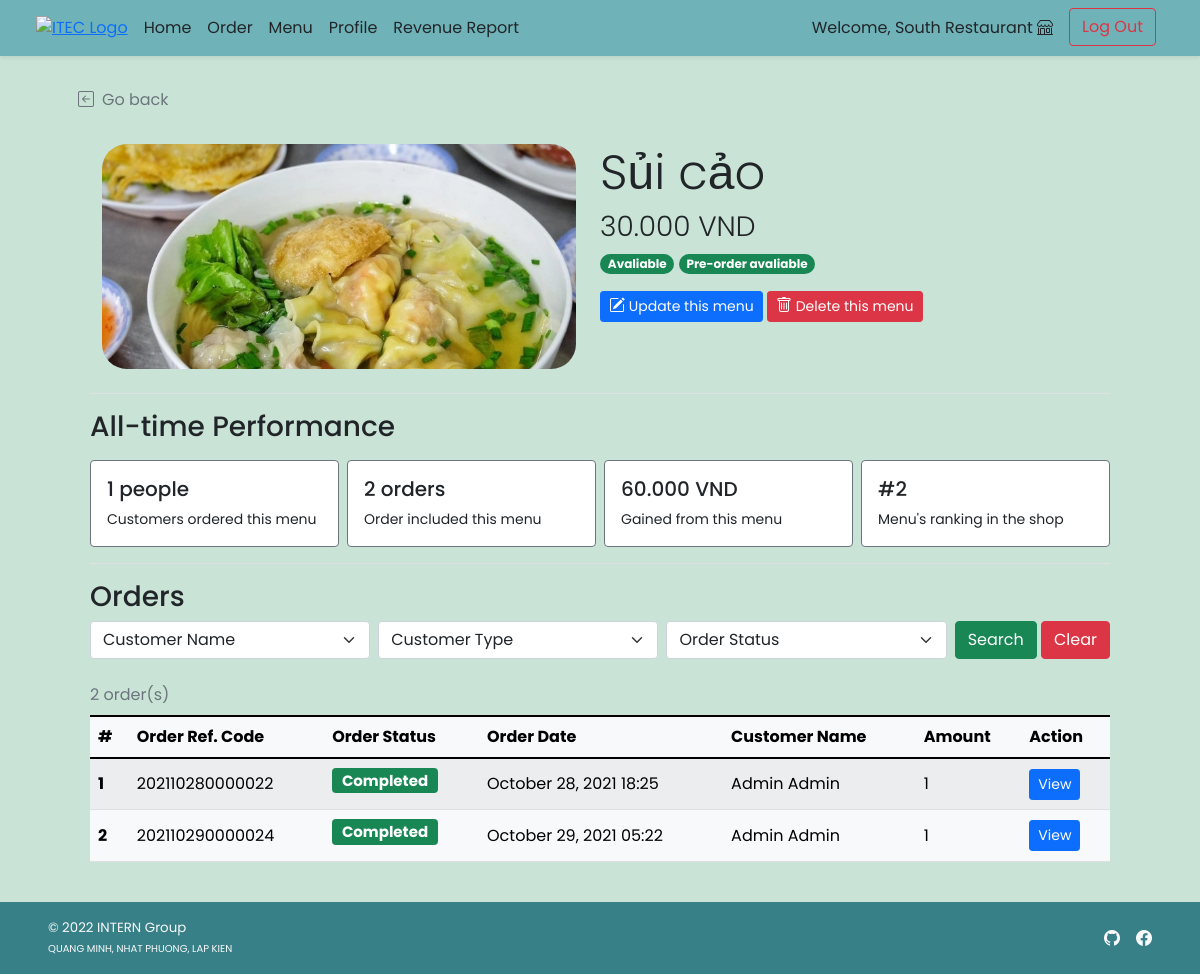
/shop/shop_menu_detail.php?f_id=22 (signed in), run on the app's committed database.
### tables this page shows
CREATE TABLE `food` (
  `f_id` int(11) NOT NULL,
  `s_id` int(11) NOT NULL,
  `f_name` varchar(100) NOT NULL,
  `f_price` decimal(6,3) NOT NULL,
  `f_todayavail` tinyint(4) NOT NULL DEFAULT 1 COMMENT 'Food is available to order or not',
  `f_preorderavail` tinyint(4) NOT NULL DEFAULT 1,
  `f_pic` text DEFAULT NULL
);

CREATE TABLE `order_header` (
  `orh_id` int(11) NOT NULL,
  `orh_refcode` varchar(15) DEFAULT NULL,
  `c_id` int(11) NOT NULL,
  `s_id` int(11) NOT NULL,
  `p_id` int(11) NOT NULL,
  `orh_ordertime` timestamp NOT NULL DEFAULT current_timestamp(),
  `orh_pickuptime` datetime NOT NULL,
  `orh_orderstatus` varchar(10) NOT NULL,
  `orh_finishedtime` datetime DEFAULT NULL
);

CREATE TABLE `customer` (
  `c_id` int(11) NOT NULL, 
  `c_username` varchar(45) NOT NULL,
  `c_pwd` varchar(45) NOT NULL,
  `c_firstname` varchar(45) NOT NULL,
  `c_lastname` varchar(45) NOT NULL,
  `c_email` varchar(100) NOT NULL,
  `c_gender` varchar(1) NOT NULL COMMENT 'M for Male, F for Female',
  `c_type` varchar(3) NOT NULL COMMENT 'Type of customer in this canteen (STD for student, INS for instructor, STF for staff, GUE for guest, ADM for admin, OTH for other)'
);

CREATE TABLE `order_detail` (
  `ord_id` int(11) NOT NULL,
  `orh_id` int(11) NOT NULL,
  `f_id` int(11) NOT NULL,
  `ord_amount` int(11) NOT NULL,
  `ord_buyprice` decimal(6,3) NOT NULL COMMENT 'To keep the snapshot of selected menu cost at the time of the purchase.',
  `ord_note` text DEFAULT NULL
);

### shop/shop_menu_detail.php (the view, shortened to what this page needs)
<!DOCTYPE html>
<html lang="en">
<head>
    <?php
        include("../conn_db.php");
        include('../head.php');
        $s_id = $_SESSION["sid"];
    ?>
    <link href="../css/main.css" rel="stylesheet">
    <link href="../css/menu.css" rel="stylesheet">
</head>
<body class="d-flex flex-column h-100">
    <?php include('nav_header_shop.php')?>
    <?php
        $f_id = $_GET["f_id"];
        $query = "SELECT f.f_name,f.f_price,f.f_todayavail,f.f_preorderavail,f.f_pic FROM food f WHERE f.f_id = $f_id LIMIT 0,1;";
        $result = $mysqli -> query($query);
        $food_row = $result -> fetch_array();
    ?>
    <div class="container px-5 py-4" id="shop-body">
        <a class="nav nav-item text-decoration-none text-muted mb-2" href="#" onclick="history.back();">
            <i class="bi bi-arrow-left-square me-2"></i>Go back
        </a>
        <div class="container row row-cols-6 row-cols-md-12 g-5 pt-4 mb-4" id="shop-header">
            <div class="rounded-25 col-6" id="shop-img" style="
                    background: url(
                        <?php
                            if(is_null($food_row["f_pic"])){echo "'../img/default.png'";}
                            else{echo "'../img/{$food_row['f_pic']}'";}
                        ?>
                    ) center; height: 225px;
                    background-size: cover; background-repeat: no-repeat;
                    background-position: center;">
            </div>
            <div class="col-6">
                <h1 class="display-5 strong"><?php echo $food_row["f_name"];?></h1>
                <h3 class="fw-light"><?php echo $food_row["f_price"]?> VND</h3>
                <ul class="list-unstyled">
                    <li class="my-2">
                        <?php
                            if($food_row["f_todayavail"]==1){
                        ?>
                        <span class="badge rounded-pill bg-success">Avaliable</span>
                        <?php }else{ ?>
                        <span class="badge rounded-pill bg-danger">Unavaliable</span>
                        <?php }
                            if($food_row["f_preorderavail"]==1){
                        ?>
                        <span class="badge rounded-pill bg-success">Pre-order avaliable</span>
                        <?php }else{ ?>
                        <span class="badge rounded-pill bg-danger">Pre-order Unavaliable</span>
                        <?php } ?>
                    </li>
                </ul>
        <a class="btn btn-sm btn-primary mt-2 mt-md-0" href="shop_menu_edit.php?f_id=<?php echo $f_id?>">
            Update this menu
        </a>
        <a class="btn btn-sm btn-danger mt-2 mt-md-0" href="shop_menu_delete.php?f_id=<?php echo $f_id?>">
            Delete this menu
        </a>
            </div>
        </div>
        <div class="container">
            <h3 class="border-top pt-3 pb-2 mt-2">All-time Performance</h3>
            <div class="row row-cols-2 row-cols-md-4 mb-3 g-2">
                <div class="col">
                    <div class="card border-secondary">
                        <div class="card-body">
                            <h5 class="card-title">
                                <?php
                                    $count_query = "SELECT COUNT(DISTINCT orh.c_id) AS cnt FROM order_header orh INNER JOIN order_detail ord ON orh.orh_id = ord.orh_id
                                    WHERE ord.f_id = {$f_id};";
                                    $count_result = $mysqli -> query($count_query) -> fetch_array();
                                    echo $count_result["cnt"];
                                ?> people
                            </h5>
                            <p class="card-text small">Customers ordered this menu</p>
                        </div>
                    </div>
                </div>
                <div class="col">
                    <div class="card border-secondary">
                        <div class="card-body">
                            <h5 class="card-title"><?php
                                    $count_query = "SELECT COUNT(*) AS cnt FROM order_detail ord WHERE ord.f_id = {$f_id};";
                                    $count_result = $mysqli -> query($count_query) -> fetch_array();
                                    echo $count_result["cnt"];
                                ?> orders</h5>
                            <p class="card-text small">Order included this menu</p>
                        </div>
                    </div>
                </div>
                <div class="col">
                    <div class="card border-secondary">
                        <div class="card-body">
                            <h5 class="card-title"><?php
                                    $count_query = "SELECT SUM(ord.ord_buyprice*ord.ord_amount) AS prf FROM order_detail ord WHERE ord.f_id = {$f_id};";
                                    $count_result = $mysqli -> query($count_query) -> fetch_array();
                                    if(is_null($count_result["prf"])){echo "0.00";}else{echo $count_result["prf"];}
                                ?> VND</h5>
                            <p class="card-text small">Gained from this menu</p>
                        </div>
                    </div>
                </div>
                <div class="col">
                    <div class="card border-secondary">
                        <div class="card-body">
                            <h5 class="card-title"><?php
                                    $rank_query = "SELECT f.f_id,RANK() OVER (ORDER BY SUM(ord.ord_buyprice*ord.ord_amount) DESC) AS rnk FROM food f
                                    INNER JOIN order_detail ord ON f.f_id = ord.f_id WHERE f.s_id = {$s_id} GROUP BY f.f_id;";
                                    $rank_result = $mysqli -> query($rank_query);
                                    $exists = 0;
                                    while ($row_rank = $rank_result -> fetch_array()){
                                        if($row_rank["f_id"]==$_GET["f_id"]){
                                            echo "#".$row_rank["rnk"];
                                            $exists = 1;
                                            break;
                                        }
                                    }if($exists==0){echo "-";}
                                ?></h5>
                            <p class="card-text small">Menu's ranking in the shop</p>
                        </div>
                    </div>
                </div>
            </div>
        </div>
        <div class="container">
        <h3 class="border-top pt-3 mt-2">Orders</h3>
            <form class="form-floating mb-3" method="GET" action="shop_menu_detail.php">
                <div class="row g-2">
                    <div class="col">
                        <select class="form-select" id="c_id" name="c_id">
                            <option selected value="">Customer Name</option>
                            <?php
                                $option_query = "SELECT DISTINCT c.c_id, c.c_firstname,c.c_lastname
                                FROM order_header orh INNER JOIN order_detail ord ON orh.orh_id = ord.orh_id
                                INNER JOIN customer c ON orh.c_id = c.c_id WHERE ord.f_id = {$f_id};";
                                $option_result = $mysqli -> query($option_query);
                                $opt_row = $option_result -> num_rows;
                            ?>
                        </select>
                    </div>
                    <div class="col">
                        <select class="form-select" id="utype" name="ut">
                            <?php if(isset($_GET["search"])){?>
                            <option selected value="">Customer Type</option>
                            <option value="STD" <?php if($_GET["ut"]=="STD"){ echo "selected";}?>>Student</option>
                            <option value="INS" <?php if($_GET["ut"]=="INS"){ echo "selected";}?>>Professor</option>
                            <option value="TAS" <?php if($_GET["ut"]=="TAS"){ echo "selected";}?>>Teaching Assistant</option>
                            <option value="STF" <?php if($_GET["ut"]=="STF"){ echo "selected";}?>>Faculty Staff</option>
                            <option value="GUE" <?php if($_GET["ut"]=="GUE"){ echo "selected";}?>>Visitor</option>
                            <option value="ADM" <?php if($_GET["ut"]=="ADM"){ echo "selected";}?>>Admin</option>
                            <option value="OTH" <?php if($_GET["ut"]=="OTH"){ echo "selected";}?>>Other</option>
                            <?php }else{ ?>
                            <option selected value="">Customer Type</option>
                            <?php } ?>
                        </select>
                    </div>
                    <div class="col">
                        <select class="form-select" id="orderstatus" name="os">
                            <?php if(isset($_GET["search"])){?>
                            <option selected value="">Order Status</option>
                            <option value="ACPT" <?php if($_GET["os"]=="ACPT"){ echo "selected";}?>>Order Accepted</option>
                            <option value="PREP" <?php if($_GET["os"]=="PREP"){ echo "selected";}?>>Order Preparing</option>
                            <option value="RDPK" <?php if($_GET["os"]=="RDPK"){ echo "selected";}?>>Ready for Pick-Up</option>
                            <option value="FNSH" <?php if($_GET["os"]=="FNSH"){ echo "selected";}?>>Order Finished</option>
                            <?php }else{ ?>
                            <option selected value="">Order Status</option>
                            <?php } ?>
                        </select>
                    </div>
                    <div class="col-auto">
                        <button type="submit" name="search" value="1" class="btn btn-success"
                        <?php if($opt_row==0){echo "disabled";} ?>>Search</button>
                        <button type="reset" class="btn btn-danger"
                            onclick="javascript: window.location='shop_menu_detail.php?f_id=<?php echo $f_id?>'">Clear</button>
                    </div>
                </div>
            </form>
        </div>
        <?php
            if(isset($_GET["search"])){
                if($_GET["c_id"]!=''){ $cid_clause = " AND orh.c_id = '{$_GET['c_id']}';"; }else{ $cid_clause = ";";}
                $query = "SELECT orh.orh_id,orh.orh_refcode,orh.orh_ordertime,c.c_firstname,c.c_lastname,orh.orh_orderstatus,ord.ord_amount
                FROM order_header orh INNER JOIN order_detail ord ON orh.orh_id = ord.orh_id INNER JOIN customer c ON orh.c_id = c.c_id
                WHERE ord.f_id = {$f_id} AND c.c_type LIKE '%{$_GET['ut']}%' AND orh.orh_orderstatus LIKE '%{$_GET['os']}%'".$cid_clause;
            }else{
                $query = "SELECT orh.orh_id,orh.orh_refcode,orh.orh_ordertime,c.c_firstname,c.c_lastname,orh.orh_orderstatus,ord.ord_amount
                FROM order_header orh INNER JOIN order_detail ord ON orh.orh_id = ord.orh_id
                INNER JOIN customer c ON orh.c_id = c.c_id WHERE ord.f_id = {$f_id};";
            }
            $result = $mysqli -> query($query);
            $numrow = $result -> num_rows;
            if($numrow > 0){
        ?>
        <div class="container align-items-stretch">
            <div class="table-responsive">
            <table class="table rounded-5 table-light table-striped table-hover align-middle caption-top mb-3">
                <caption><?php echo $numrow;?> order(s) <?php if(isset($_GET["search"])){?><br /><a
                        Result</a><?php } ?></caption>
                <thead class="bg-light">
                    <tr>
                        <th scope="col">#</th>
                        <th scope="col">Order Ref. Code</th>
                        <th scope="col">Order Status</th>
                        <th scope="col">Order Date</th>
                        <th scope="col">Customer Name</th>
                        <th scope="col">Amount</th>
                        <th scope="col">Action</th>
                    </tr>
                </thead>
                <tbody>
                    <?php $i=1; while($row = $result -> fetch_array()){ ?>
                    <tr>
                        <th><?php echo $i++;?></th>
                        <td><?php echo $row["orh_refcode"];?></td>
                        <td>
                            <?php if($row["orh_orderstatus"]=="ACPT"){ ?>
                                <h5><span class="fw-bold badge bg-info text-dark">Accepted</span></h5>
                            <?php }else if($row["orh_orderstatus"]=="PREP"){ ?>
                                <h5><span class="fw-bold badge bg-warning text-dark">Preparing</span></h5>
                            <?php }else if($row["orh_orderstatus"]=="RDPK"){ ?>
                                <h5><span class="fw-bold badge bg-primary text-white">Ready to pick up</span></h5>
                            <?php }else if($row["orh_orderstatus"]=="FNSH"){?>
                                <h5><span class="fw-bold badge bg-success text-white">Completed</span></h5>
                            <?php } ?>
                        </td>
                        <td><?php
                        $order_time = (new Datetime($row["orh_ordertime"])) -> format("F j, Y H:i");
                        echo $order_time;
                        ?></td>
                        <td><?php echo $row["c_firstname"]." ".$row["c_lastname"];?></td>
                        <td><?php echo $row["ord_amount"];?></td>
                        <td><a href="shop_order_detail.php?orh_id=<?php echo $row["orh_id"]?>" class="btn btn-sm btn-primary">View</a></td>
                    </tr>
                    <?php } ?>
                </tbody>
            </table>
        </div>
        </div>
        <?php } ?>
    </div>
    <?php include 'shop_footer.php';?>
</body>
</html>

### css/main.css (style rules this page uses)
html { height: 100%; }
body { height: 100%; padding-top: 4rem; margin-bottom: -50px; font-family: 'Poppins', 'Noto Sans Thai', sans-serif; background-color: #F6F6F2; }
a { cursor: pointer; }
.bg-light { background-color: #6FB3B8 !important; }
.bi { vertical-align: -.125em; fill: currentColor; }
.text-white { color: white; }
.rounded-25 { border-radius: 25px; }

### css/menu.css (style rules this page uses)
html, body { height: 100%; background-color: #C9E4D6; }

### data on the page
food: f_pic (picture), f_name "Sủi cảo", f_price "30.000", rnk "2"
order_header: orh_refcode "202110280000022", orh_orderstatus "Completed", orh_ordertime "October 28, 2021 18:25", c.c_firstname "Admin", c.c_lastname "Admin", order_detail.ord_amount "1"
order_header: orh_refcode "202110290000024", orh_orderstatus "Completed", orh_ordertime "October 29, 2021 05:22", c.c_firstname "Admin", c.c_lastname "Admin", order_detail.ord_amount "1"

### other printed values
$_SESSION['shopname'] "South Restaurant"
$count_result["cnt"] "1"
$count_result["cnt"] "2"
$count_result["prf"] "60.000"
$numrow "2"
